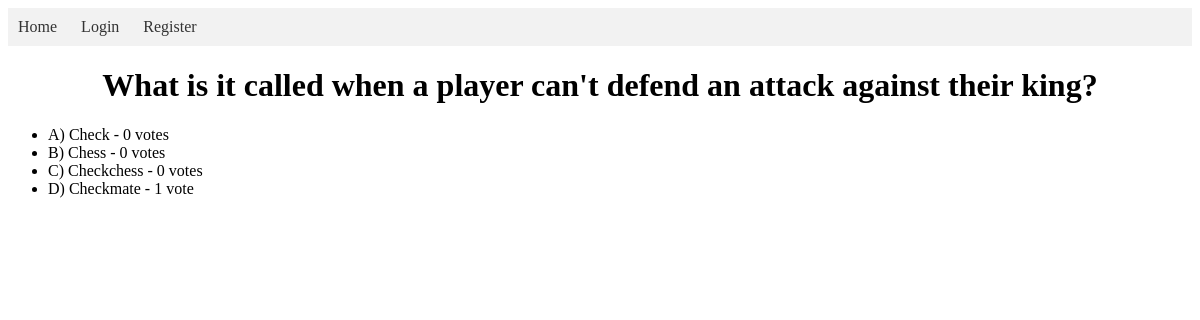
The page /12/results/ on the database its author committed.
### polls/models.py (models this page shows, shortened)
class Poll(models.Model):
    question = models.CharField(max_length=200)

class Choice(models.Model):
    poll = models.ForeignKey(Poll, on_delete=models.CASCADE)
    choice_text = models.CharField(max_length=200)
    votes = models.IntegerField(default=0)

### polls/views.py (the view)
# urls.py: path('<int:poll_id>/results/', views.PollResultsView.as_view(), name='results'),
class PollResultsView(View):
    def get(self, request, poll_id):
        poll = get_object_or_404(Poll, pk=poll_id)
        return render(request, 'polls/poll_results.html', {'poll': poll})

### polls/templates/polls/poll_results.html
{% extends 'polls/base.html' %}
{% block content %}
<h1>{{ poll.question }}</h1>
<ul>
  {% for choice in poll.choice_set.all %}
    <li>{{ choice.choice_text }} - {{ choice.votes }} vote{{ choice.votes|pluralize }}</li>
  {% endfor %}
</ul>
{% endblock %}

### polls/static/polls/style.css (style rules this page uses)
h1 { text-align: center; }

### rows shown on the page
Poll: question "What is it called when a player can't defend an attack against their king?"
Choice: choice_text "A) Check", votes "0"
Choice: choice_text "B) Chess", votes "0"
Choice: choice_text "C) Checkchess", votes "0"
Choice: choice_text "D) Checkmate", votes "1"
